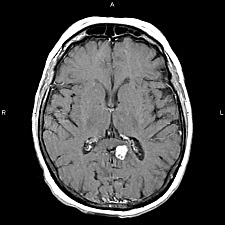
#> input picture img3.jpg, 225 x 225 px
$ python task3.py   (older library calls are emulated)
#> lines starting #> are read from the running program, lines starting #| are printed output that depends on the picture
import cv2
import matplotlib.pyplot as plt

img3 = cv2.imread("img3.jpg", cv2.IMREAD_GRAYSCALE)
#> img3 is the input picture: shape (225, 225); min 0, max 255, mean 66.6

if img3 is None:
    print("img3.jpg not found. Check file name and folder.")
    exit()

sobel_x = cv2.Sobel(img3, cv2.CV_64F, 1, 0, ksize=3)
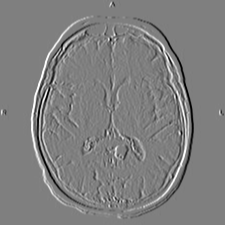
#> sobel_x: shape (225, 225) float64; min -1020, max 1020, mean 0; drawn with min black and max white
sobel_y = cv2.Sobel(img3, cv2.CV_64F, 0, 1, ksize=3)
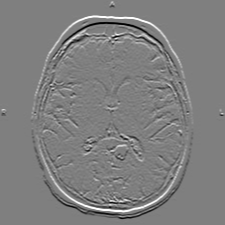
#> sobel_y: shape (225, 225) float64; min -1018, max 1020, mean 0; drawn with min black and max white

sobel_x_abs = cv2.convertScaleAbs(sobel_x)
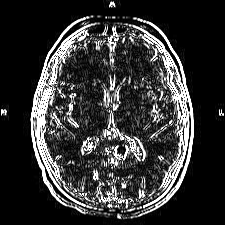
#> sobel_x_abs: shape (225, 225); min 0, max 255, mean 51.9
sobel_y_abs = cv2.convertScaleAbs(sobel_y)
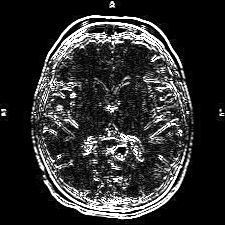
#> sobel_y_abs: shape (225, 225); min 0, max 255, mean 46.8

plt.figure(figsize=(12, 4))

plt.subplot(1, 3, 1)
plt.imshow(img3, cmap="gray")
plt.title("Original img3")
plt.axis("off")

plt.subplot(1, 3, 2)
plt.imshow(sobel_x_abs, cmap="gray")
plt.title("Sobel X-direction")
plt.axis("off")

plt.subplot(1, 3, 3)
plt.imshow(sobel_y_abs, cmap="gray")
plt.title("Sobel Y-direction")
plt.axis("off")

plt.show()

$ run again, with img2.tif saved as img3.jpg
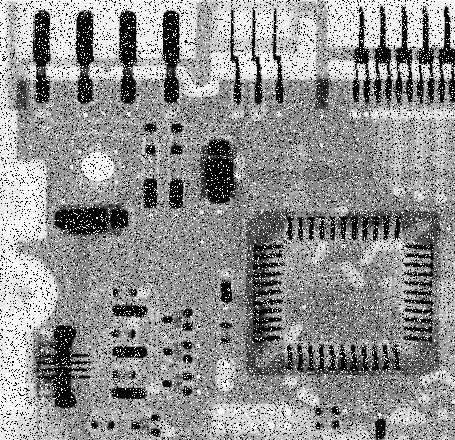
#> input picture img2.tif, 455 x 440 px
#> img3 is the input picture: shape (440, 455); min 0, max 255, mean 144.1
#> `sobel_x_abs = cv2.convertScaleAbs(sobel_x)`:
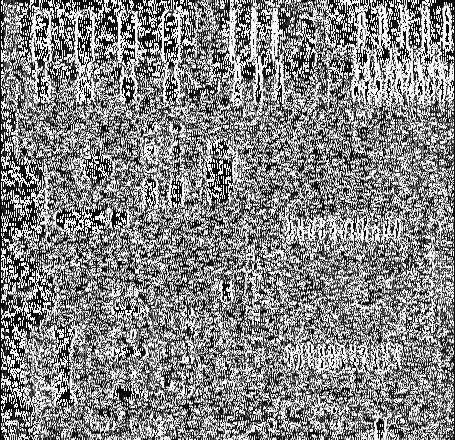
#> sobel_x_abs: shape (440, 455); min 0, max 255, mean 133.8
#> `sobel_y_abs = cv2.convertScaleAbs(sobel_y)`:
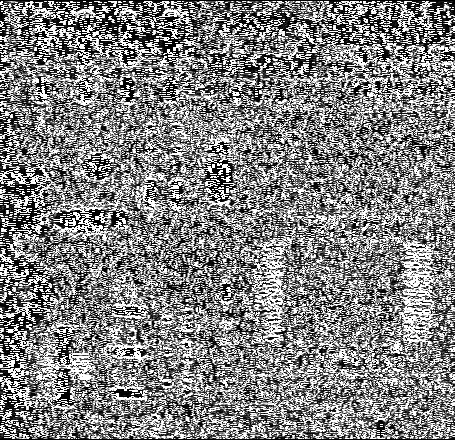
#> sobel_y_abs: shape (440, 455); min 0, max 255, mean 130.2
